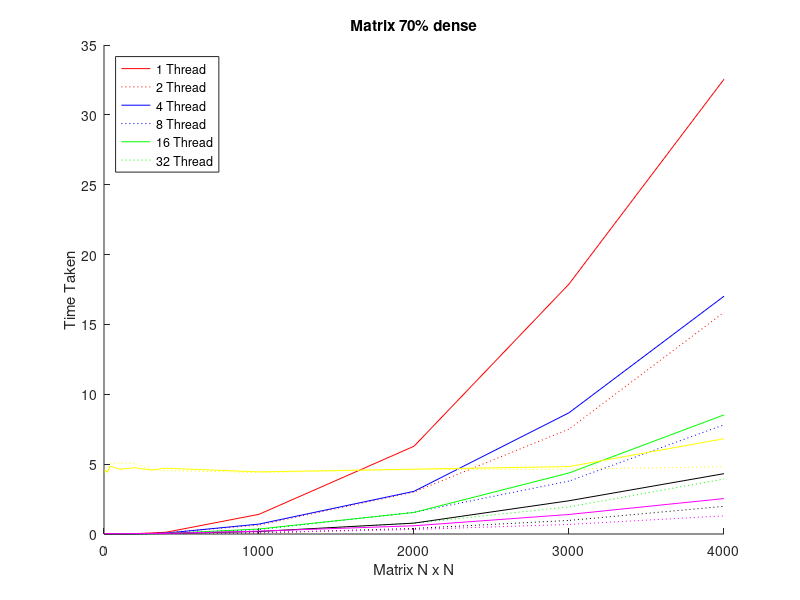
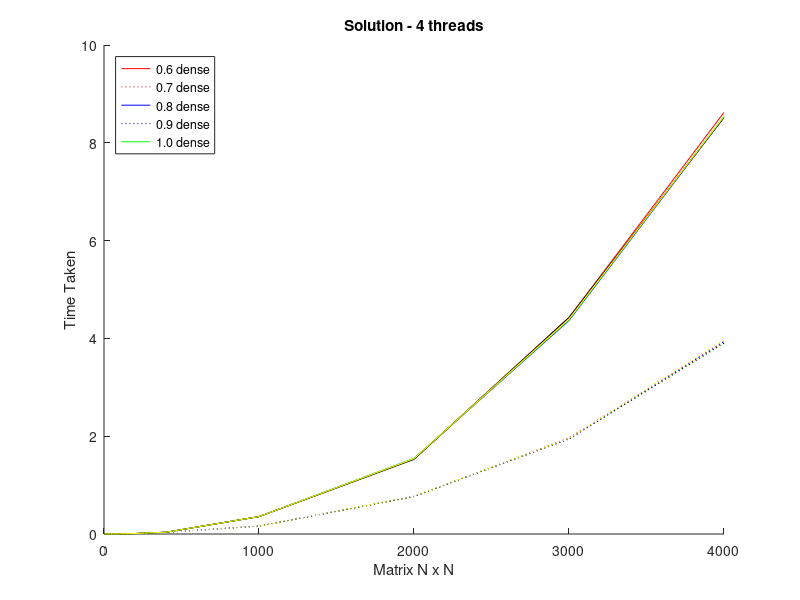

Reproduce these figures in MATLAB, in order.
% size iterations density threads err time err time
data = [[4  200 0.6 1 0.07229 7.5e-05 -nan  8e-05],
[4  200 0.7 1 0.06651 7.4e-05 -nan  8.1e-05],
[4  200 0.8 1 0.07969 7.4e-05 -nan  8.1e-05],
[4  200 0.9 1 0.08314 7.4e-05 -nan  8e-05],
[4  200 1 1 0.1609  7.5e-05 -nan  8.1e-05],
[4  200 0.6 2 0.07229 0.000512  -nan  0.000471],
[4  200 0.7 2 0.06651 0.000499  -nan  0.000472],
[4  200 0.8 2 0.07969 0.000508  -nan  0.000454],
[4  200 0.9 2 0.08314 0.000538  -nan  0.000476],
[4  200 1 2 0.1609  0.000553  -nan  0.000478],
[4  200 0.6 4 0.07229 0.000632  -nan  0.000599],
[4  200 0.7 4 0.06651 0.000633  -nan  0.000556],
[4  200 0.8 4 0.07969 0.000641  -nan  0.000551],
[4  200 0.9 4 0.08314 0.000634  -nan  0.000626],
[4  200 1 4 0.1609  0.000654  -nan  0.000567],
[4  200 0.6 8 0.07229 0.000886  -nan  0.000825],
[4  200 0.7 8 0.06651 0.0009  -nan  0.000817],
[4  200 0.8 8 0.07969 0.000947  -nan  0.000883],
[4  200 0.9 8 0.08314 0.000882  -nan  0.000816],
[4  200 1 8 0.1609  0.000895  -nan  0.000817],
[4  200 0.6 16  0.07229 4.855 -nan  4.906],
[4  200 0.7 16  0.06651 4.603 -nan  4.447],
[4  200 0.8 16  0.07969 4.652 -nan  4.683],
[4  200 0.9 16  0.08314 4.694 -nan  5.149],
[4  200 1 16  0.1609  4.926 -nan  4.624],
[4  200 0.6 32  0.07229 0.02165 -nan  0.01889],
[4  200 0.7 32  0.06651 0.02242 -nan  0.02124],
[4  200 0.8 32  0.07969 0.0225  -nan  0.01965],
[4  200 0.9 32  0.08314 0.0225  -nan  0.02174],
[4  200 1 32  0.1609  0.02398 -nan  0.01932],
[20 200 0.6 1 0.01324 0.000383  -nan  0.000399],
[20 200 0.7 1 0.01585 0.000381  -nan  0.000385],
[20 200 0.8 1 0.01853 0.000381  -nan  0.000391],
[20 200 0.9 1 0.02122 0.000378  -nan  0.000387],
[20 200 1 1 0.02292 0.000381  -nan  0.000396],
[20 200 0.6 2 0.01324 0.001142  -nan  0.001167],
[20 200 0.7 2 0.01585 0.00132 -nan  0.000898],
[20 200 0.8 2 0.01853 0.00123 -nan  0.000999],
[20 200 0.9 2 0.02122 0.001302  -nan  0.000962],
[20 200 1 2 0.02292 0.001237  -nan  0.000967],
[20 200 0.6 4 0.01324 0.001399  -nan  0.001092],
[20 200 0.7 4 0.01585 0.001402  -nan  0.001351],
[20 200 0.8 4 0.01853 0.001501  -nan  0.00159],
[20 200 0.9 4 0.02122 0.001414  -nan  0.001524],
[20 200 1 4 0.02292 0.001586  -nan  0.00154],
[20 200 0.6 8 0.01324 0.001875  -nan  0.001884],
[20 200 0.7 8 0.01585 0.001719  -nan  0.001777],
[20 200 0.8 8 0.01853 0.001774  -nan  0.001709],
[20 200 0.9 8 0.02122 0.002014  -nan  0.001891],
[20 200 1 8 0.02292 0.001811  -nan  0.001839],
[20 200 0.6 16  0.01324 4.521 -nan  4.639],
[20 200 0.7 16  0.01585 4.413 -nan  4.454],
[20 200 0.8 16  0.01853 4.619 -nan  4.988],
[20 200 0.9 16  0.02122 4.822 -nan  4.294],
[20 200 1 16  0.02292 4.515 -nan  4.636],
[20 200 0.6 32  0.01324 0.02285 -nan  0.02108],
[20 200 0.7 32  0.01585 0.02199 -nan  0.02203],
[20 200 0.8 32  0.01853 0.0224  -nan  0.02279],
[20 200 0.9 32  0.02122 0.02118 -nan  0.01917],
[20 200 1 32  0.02292 0.02338 -nan  0.02068],
[40 200 0.6 1 0.01083 0.001303  -nan  0.001179],
[40 200 0.7 1 0.0114  0.001311  -nan  0.001175],
[40 200 0.8 1 0.01042 0.001302  -nan  0.001175],
[40 200 0.9 1 0.01034 0.001308  -nan  0.001176],
[40 200 1 1 0.01155 0.001306  -nan  0.001192],
[40 200 0.6 2 0.01083 0.002319  -nan  0.001472],
[40 200 0.7 2 0.0114  0.002324  -nan  0.001481],
[40 200 0.8 2 0.01042 0.002336  -nan  0.001455],
[40 200 0.9 2 0.01034 0.002361  -nan  0.001454],
[40 200 1 2 0.01155 0.002302  -nan  0.001518],
[40 200 0.6 4 0.01083 0.002431  -nan  0.001552],
[40 200 0.7 4 0.0114  0.002406  -nan  0.001602],
[40 200 0.8 4 0.01042 0.002421  -nan  0.001577],
[40 200 0.9 4 0.01034 0.002489  -nan  0.00145],
[40 200 1 4 0.01155 0.002433  -nan  0.001614],
[40 200 0.6 8 0.01083 0.002869  -nan  0.001633],
[40 200 0.7 8 0.0114  0.002859  -nan  0.001647],
[40 200 0.8 8 0.01042 0.0029  -nan  0.001714],
[40 200 0.9 8 0.01034 0.002833  -nan  0.001757],
[40 200 1 8 0.01155 0.00288 -nan  0.001726],
[40 200 0.6 16  0.01083 4.874 -nan  4.754],
[40 200 0.7 16  0.0114  4.861 -nan  5.045],
[40 200 0.8 16  0.01042 4.778 -nan  5.055],
[40 200 0.9 16  0.01034 4.855 -nan  5.089],
[40 200 1 16  0.01155 4.699 -nan  5.185],
[40 200 0.6 32  0.01083 0.0228  -nan  0.02331],
[40 200 0.7 32  0.0114  0.02206 -nan  0.02211],
[40 200 0.8 32  0.01042 0.022 -nan  0.02132],
[40 200 0.9 32  0.01034 0.02279 -nan  0.02236],
[40 200 1 32  0.01155 0.02349 -nan  0.02067],
[100  200 0.6 1 0.003602  0.007484  -nan  0.006299],
[100  200 0.7 1 0.003372  0.007421  -nan  0.006315],
[100  200 0.8 1 0.003623  0.007434  -nan  0.006305],
[100  200 0.9 1 0.004197  0.007514  -nan  0.006316],
[100  200 1 1 0.004364  0.007443  -nan  0.006259],
[100  200 0.6 2 0.003602  0.004547  -nan  0.004022],
[100  200 0.7 2 0.003372  0.004561  -nan  0.003856],
[100  200 0.8 2 0.003623  0.004551  -nan  0.003957],
[100  200 0.9 2 0.004197  0.004568  -nan  0.004039],
[100  200 1 2 0.004364  0.004562  -nan  0.004057],
[100  200 0.6 4 0.003602  0.003421  -nan  0.00295],
[100  200 0.7 4 0.003372  0.003528  -nan  0.002773],
[100  200 0.8 4 0.003623  0.003397  -nan  0.002558],
[100  200 0.9 4 0.004197  0.003553  -nan  0.002561],
[100  200 1 4 0.004364  0.003655  -nan  0.002966],
[100  200 0.6 8 0.003602  0.003048  -nan  0.002273],
[100  200 0.7 8 0.003372  0.003167  -nan  0.002768],
[100  200 0.8 8 0.003623  0.003056  -nan  0.002401],
[100  200 0.9 8 0.004197  0.003141  -nan  0.002626],
[100  200 1 8 0.004364  0.003204  -nan  0.002621],
[100  200 0.6 16  0.003602  4.637 -nan  4.864],
[100  200 0.7 16  0.003372  4.638 -nan  5.088],
[100  200 0.8 16  0.003623  4.627 -nan  4.526],
[100  200 0.9 16  0.004197  4.662 -nan  4.762],
[100  200 1 16  0.004364  4.535 -nan  5.003],
[100  200 0.6 32  0.003602  0.02053 -nan  0.0233],
[100  200 0.7 32  0.003372  0.02096 -nan  0.01951],
[100  200 0.8 32  0.003623  0.02225 -nan  0.02117],
[100  200 0.9 32  0.004197  0.02285 -nan  0.02269],
[100  200 1 32  0.004364  0.0209  -nan  0.02039],
[200  200 0.6 1 0.002087  0.02891 -nan  0.02392],
[200  200 0.7 1 0.002005  0.02885 -nan  0.02381],
[200  200 0.8 1 0.00211 0.02907 -nan  0.02427],
[200  200 0.9 1 0.002212  0.02889 -nan  0.02393],
[200  200 1 1 0.002215  0.02898 -nan  0.02423],
[200  200 0.6 2 0.002087  0.01548 -nan  0.01283],
[200  200 0.7 2 0.002005  0.01546 -nan  0.01284],
[200  200 0.8 2 0.00211 0.01549 -nan  0.01285],
[200  200 0.9 2 0.002212  0.01548 -nan  0.01291],
[200  200 1 2 0.002215  0.01542 -nan  0.0128],
[200  200 0.6 4 0.002087  0.009992  -nan  0.008571],
[200  200 0.7 4 0.002005  0.008888  -nan  0.007561],
[200  200 0.8 4 0.00211 0.009703  -nan  0.008077],
[200  200 0.9 4 0.002212  0.009237  -nan  0.007519],
[200  200 1 4 0.002215  0.009501  -nan  0.00899],
[200  200 0.6 8 0.002087  0.009013  -nan  0.007646],
[200  200 0.7 8 0.002005  0.009369  -nan  0.008468],
[200  200 0.8 8 0.00211 0.009166  -nan  0.008498],
[200  200 0.9 8 0.002212  0.009024  -nan  0.00852],
[200  200 1 8 0.002215  0.008929  -nan  0.008225],
[200  200 0.6 16  0.002087  4.444 -nan  4.363],
[200  200 0.7 16  0.002005  4.745 -nan  5.068],
[200  200 0.8 16  0.00211 4.748 -nan  4.75],
[200  200 0.9 16  0.002212  4.938 -nan  4.956],
[200  200 1 16  0.002215  4.643 -nan  4.759],
[200  200 0.6 32  0.002087  0.03288 -nan  0.02607],
[200  200 0.7 32  0.002005  0.02847 -nan  0.02754],
[200  200 0.8 32  0.00211 0.02837 -nan  0.02475],
[200  200 0.9 32  0.002212  0.0277  -nan  0.02493],
[200  200 1 32  0.002215  0.02858 -nan  0.02701],
[300  200 0.6 1 0.001251  0.06933 -nan  0.05497],
[300  200 0.7 1 0.001345  0.0694  -nan  0.05509],
[300  200 0.8 1 0.001408  0.06917 -nan  0.05468],
[300  200 0.9 1 0.00147 0.06914 -nan  0.05502],
[300  200 1 1 0.001625  0.06911 -nan  0.05504],
[300  200 0.6 2 0.001251  0.03518 -nan  0.02998],
[300  200 0.7 2 0.001345  0.03515 -nan  0.02924],
[300  200 0.8 2 0.001408  0.03517 -nan  0.02986],
[300  200 0.9 2 0.00147 0.03501 -nan  0.03022],
[300  200 1 2 0.001625  0.03499 -nan  0.02966],
[300  200 0.6 4 0.001251  0.02499 -nan  0.02236],
[300  200 0.7 4 0.001345  0.02489 -nan  0.0221],
[300  200 0.8 4 0.001408  0.0246  -nan  0.02114],
[300  200 0.9 4 0.00147 0.02453 -nan  0.02274],
[300  200 1 4 0.001625  0.02534 -nan  0.02127],
[300  200 0.6 8 0.001251  0.02463 -nan  0.02397],
[300  200 0.7 8 0.001345  0.02491 -nan  0.02209],
[300  200 0.8 8 0.001408  0.0252  -nan  0.02259],
[300  200 0.9 8 0.00147 0.02467 -nan  0.02346],
[300  200 1 8 0.001625  0.02514 -nan  0.02221],
[300  200 0.6 16  0.001251  4.762 -nan  4.975],
[300  200 0.7 16  0.001345  4.585 -nan  4.59],
[300  200 0.8 16  0.001408  4.989 -nan  5.135],
[300  200 0.9 16  0.00147 4.681 -nan  4.724],
[300  200 1 16  0.001625  4.887 -nan  4.947],
[300  200 0.6 32  0.001251  0.03887 -nan  0.03486],
[300  200 0.7 32  0.001345  0.03915 -nan  0.03433],
[300  200 0.8 32  0.001408  0.03628 -nan  0.03446],
[300  200 0.9 32  0.00147 0.03718 -nan  0.03456],
[300  200 1 32  0.001625  0.03873 -nan  0.03451],
[400  200 0.6 1 0.0008838 0.1243  -nan  0.09919],
[400  200 0.7 1 0.000969  0.1247  -nan  0.09925],
[400  200 0.8 1 0.001036  0.1243  -nan  0.09873],
[400  200 0.9 1 0.001059  0.1247  -nan  0.0994],
[400  200 1 1 0.001239  0.1244  -nan  0.09905],
[400  200 0.6 2 0.0008838 0.06385 -nan  0.05205],
[400  200 0.7 2 0.000969  0.06406 -nan  0.05532],
[400  200 0.8 2 0.001036  0.06392 -nan  0.05294],
[400  200 0.9 2 0.001059  0.0639  -nan  0.0535],
[400  200 1 2 0.001239  0.06388 -nan  0.05291],
[400  200 0.6 4 0.0008838 0.0361  -nan  0.03445],
[400  200 0.7 4 0.000969  0.03603 -nan  0.03461],
[400  200 0.8 4 0.001036  0.0361  -nan  0.0344],
[400  200 0.9 4 0.001059  0.03603 -nan  0.03395],
[400  200 1 4 0.001239  0.03611 -nan  0.03418],
[400  200 0.6 8 0.0008838 0.0319  -nan  0.03213],
[400  200 0.7 8 0.000969  0.03229 -nan  0.03102],
[400  200 0.8 8 0.001036  0.03173 -nan  0.03099],
[400  200 0.9 8 0.001059  0.03196 -nan  0.02976],
[400  200 1 8 0.001239  0.03217 -nan  0.03156],
[400  200 0.6 16  0.0008838 4.383 -nan  4.394],
[400  200 0.7 16  0.000969  4.705 -nan  4.546],
[400  200 0.8 16  0.001036  4.477 -nan  4.632],
[400  200 0.9 16  0.001059  4.56  -nan  4.574],
[400  200 1 16  0.001239  4.636 -nan  4.271],
[400  200 0.6 32  0.0008838 0.0426  -nan  0.03948],
[400  200 0.7 32  0.000969  0.04449 -nan  0.04163],
[400  200 0.8 32  0.001036  0.04251 -nan  0.04141],
[400  200 0.9 32  0.001059  0.04232 -nan  0.04133],
[400  200 1 32  0.001239  0.04437 -nan  0.04121],
[1000 200 0.6 1 0.0003661 1.41  -nan  0.6399],
[1000 200 0.7 1 0.0003977 1.409 -nan  0.6395],
[1000 200 0.8 1 0.0004102 1.411 -nan  0.6397],
[1000 200 0.9 1 0.0004277 1.411 -nan  0.6397],
[1000 200 1 1 0.0004714 1.409 -nan  0.6398],
[1000 200 0.6 2 0.0003661 0.7092  -nan  0.322],
[1000 200 0.7 2 0.0003977 0.7099  -nan  0.3219],
[1000 200 0.8 2 0.0004102 0.7093  -nan  0.322],
[1000 200 0.9 2 0.0004277 0.711 -nan  0.322],
[1000 200 1 2 0.0004714 0.7098  -nan  0.322],
[1000 200 0.6 4 0.0003661 0.3556  -nan  0.1615],
[1000 200 0.7 4 0.0003977 0.3559  -nan  0.1616],
[1000 200 0.8 4 0.0004102 0.3558  -nan  0.1617],
[1000 200 0.9 4 0.0004277 0.3559  -nan  0.1615],
[1000 200 1 4 0.0004714 0.3559  -nan  0.1616],
[1000 200 0.6 8 0.0003661 0.1792  -nan  0.08127],
[1000 200 0.7 8 0.0003977 0.1793  -nan  0.08135],
[1000 200 0.8 8 0.0004102 0.1793  -nan  0.08132],
[1000 200 0.9 8 0.0004277 0.1791  -nan  0.08131],
[1000 200 1 8 0.0004714 0.1793  -nan  0.08117],
[1000 200 0.6 16  0.0003661 4.565 -nan  4.742],
[1000 200 0.7 16  0.0003977 4.447 -nan  4.397],
[1000 200 0.8 16  0.0004102 4.824 -nan  4.728],
[1000 200 0.9 16  0.0004277 4.359 -nan  4.667],
[1000 200 1 16  0.0004714 4.475 -nan  4.422],
[1000 200 0.6 32  0.0003661 0.1807  -nan  0.1053],
[1000 200 0.7 32  0.0003977 0.205 -nan  0.1038],
[1000 200 0.8 32  0.0004102 0.1972  -nan  0.1094],
[1000 200 0.9 32  0.0004277 0.1916  -nan  0.1061],
[1000 200 1 32  0.0004714 0.1936  -nan  0.109],
[2000 200 0.6 1 0.0001825 6.275 -nan  2.991],
[2000 200 0.7 1 0.0002033 6.281 -nan  3.003],
[2000 200 0.8 1 0.0002121 6.255 -nan  3.034],
[2000 200 0.9 1 0.0002227 6.285 -nan  3.032],
[2000 200 1 1 0.0002348 6.248 -nan  2.995],
[2000 200 0.6 2 0.0001825 3.088 -nan  1.523],
[2000 200 0.7 2 0.0002033 3.055 -nan  1.551],
[2000 200 0.8 2 0.0002121 3.047 -nan  1.528],
[2000 200 0.9 2 0.0002227 3.074 -nan  1.515],
[2000 200 1 2 0.0002348 3.038 -nan  1.494],
[2000 200 0.6 4 0.0001825 1.532 -nan  0.7634],
[2000 200 0.7 4 0.0002033 1.543 -nan  0.7725],
[2000 200 0.8 4 0.0002121 1.545 -nan  0.772],
[2000 200 0.9 4 0.0002227 1.527 -nan  0.7657],
[2000 200 1 4 0.0002348 1.541 -nan  0.7733],
[2000 200 0.6 8 0.0001825 0.7748  -nan  0.3992],
[2000 200 0.7 8 0.0002033 0.7792  -nan  0.3975],
[2000 200 0.8 8 0.0002121 0.7747  -nan  0.3918],
[2000 200 0.9 8 0.0002227 0.7707  -nan  0.384],
[2000 200 1 8 0.0002348 0.7733  -nan  0.3897],
[2000 200 0.6 16  0.0001825 4.412 -nan  4.416],
[2000 200 0.7 16  0.0002033 4.64  -nan  4.618],
[2000 200 0.8 16  0.0002121 4.528 -nan  4.47],
[2000 200 0.9 16  0.0002227 4.984 -nan  5.079],
[2000 200 1 16  0.0002348 4.435 -nan  4.434],
[2000 200 0.6 32  0.0001825 0.583 -nan  0.3214],
[2000 200 0.7 32  0.0002033 0.5889  -nan  0.3254],
[2000 200 0.8 32  0.0002121 0.594 -nan  0.3305],
[2000 200 0.9 32  0.0002227 0.5689  -nan  0.3237],
[2000 200 1 32  0.0002348 0.5825  -nan  0.332],
[3000 200 0.6 1 0.0001212 17.81 -nan  7.555],
[3000 200 0.7 1 0.0001345 17.89 -nan  7.508],
[3000 200 0.8 1 0.0001387 17.89 -nan  7.65],
[3000 200 0.9 1 0.000148  17.91 -nan  7.57],
[3000 200 1 1 0.0001584 18.04 -nan  7.654],
[3000 200 0.6 2 0.0001212 8.693 -nan  3.851],
[3000 200 0.7 2 0.0001345 8.678 -nan  3.788],
[3000 200 0.8 2 0.0001387 8.718 -nan  3.835],
[3000 200 0.9 2 0.000148  8.68  -nan  3.799],
[3000 200 1 2 0.0001584 8.627 -nan  3.794],
[3000 200 0.6 4 0.0001212 4.426 -nan  1.967],
[3000 200 0.7 4 0.0001345 4.367 -nan  1.94],
[3000 200 0.8 4 0.0001387 4.383 -nan  1.952],
[3000 200 0.9 4 0.000148  4.429 -nan  1.946],
[3000 200 1 4 0.0001584 4.395 -nan  1.953],
[3000 200 0.6 8 0.0001212 2.325 -nan  0.9794],
[3000 200 0.7 8 0.0001345 2.38  -nan  0.9718],
[3000 200 0.8 8 0.0001387 2.33  -nan  0.981],
[3000 200 0.9 8 0.000148  2.351 -nan  0.9648],
[3000 200 1 8 0.0001584 2.366 -nan  0.9942],
[3000 200 0.6 16  0.0001212 4.853 -nan  4.701],
[3000 200 0.7 16  0.0001345 4.826 -nan  4.638],
[3000 200 0.8 16  0.0001387 4.418 -nan  4.484],
[3000 200 0.9 16  0.000148  4.848 -nan  4.686],
[3000 200 1 16  0.0001584 5.112 -nan  4.669],
[3000 200 0.6 32  0.0001212 1.337 -nan  0.7268],
[3000 200 0.7 32  0.0001345 1.398 -nan  0.6868],
[3000 200 0.8 32  0.0001387 1.356 -nan  0.5785],
[3000 200 0.9 32  0.000148  1.404 -nan  0.68],
[3000 200 1 32  0.0001584 1.344 -nan  0.6941],
[4000 200 0.6 1 9.203e-05 32.5  -nan  16.01],
[4000 200 0.7 1 9.856e-05 32.55 -nan  15.87],
[4000 200 0.8 1 0.0001061 32.5  -nan  15.85],
[4000 200 0.9 1 0.0001141 32.5  -nan  15.88],
[4000 200 1 1 0.0001185 32.47 -nan  15.87],
[4000 200 0.6 2 9.203e-05 17.02 -nan  7.835],
[4000 200 0.7 2 9.856e-05 17.02 -nan  7.817],
[4000 200 0.8 2 0.0001061 16.82 -nan  7.727],
[4000 200 0.9 2 0.0001141 17.4  -nan  7.816],
[4000 200 1 2 0.0001185 17.01 -nan  7.772],
[4000 200 0.6 4 9.203e-05 8.621 -nan  3.94],
[4000 200 0.7 4 9.856e-05 8.525 -nan  3.935],
[4000 200 0.8 4 0.0001061 8.545 -nan  3.902],
[4000 200 0.9 4 0.0001141 8.518 -nan  3.904],
[4000 200 1 4 0.0001185 8.539 -nan  3.983],
[4000 200 0.6 8 9.203e-05 4.311 -nan  2.007],
[4000 200 0.7 8 9.856e-05 4.318 -nan  1.98],
[4000 200 0.8 8 0.0001061 4.309 -nan  1.979],
[4000 200 0.9 8 0.0001141 4.295 -nan  1.966],
[4000 200 1 8 0.0001185 4.345 -nan  1.964],
[4000 200 0.6 16  9.203e-05 5.554 -nan  5.061],
[4000  200 0.6 16  9.203e-05 5.994 -nan  5.099],
[4000  200 0.7 16  9.856e-05 6.819 -nan  4.818],
[4000  200 0.8 16  0.0001061 5.782 -nan  4.552],
[4000  200 0.9 16  0.0001141 5.623 -nan  4.964],
[4000  200 1 16  0.0001185 5.648 -nan  4.414],
[4000  200 0.6 32  9.203e-05 2.488 -nan  1.328],
[4000  200 0.7 32  9.856e-05 2.536 -nan  1.298],
[4000  200 0.8 32  0.0001061 2.625 -nan  1.325],
[4000  200 0.9 32  0.0001141 2.602 -nan  1.288],
[4000  200 1 32  0.0001185 2.595 -nan  1.236]];

% fixed density (0.7)
rd = (data(:,3) == 0.7);
colors = ['r' 'b' 'g' 'k' 'y' 'm'];
threads = [1 2 4 8 16 32];

figure;
hold on;
for i=1:length(threads)
  rdx = (data(:, 4) == threads(i)) & rd;
  y = data(rdx, 1); % matrix size
  z1 = data(rdx, 6); % time taken
  z2 = data(rdx, 8); % time taken
  plot(y, z1, colors(i), y, z2, [':' colors(i)]);
end
hold off;
legend('1 Thread', '2 Thread', '4 Thread', '8 Thread', '16 Thread', '32 Thread', 'Location', 'NorthWest');
xlabel('Matrix N x N');
ylabel('Time Taken');
title('Matrix 70% dense');

% Fixed Threads (4) vary density
rd = (data(:,4) == 4);
density = 0.6:0.1:1.0;

figure;
hold on;
for i=1:length(density)
  rdx = (data(:, 3) == density(i)) & rd;
  y = data(rdx, 1); % matrix size
  z1 = data(rdx, 6); % time taken
  z2 = data(rdx, 8); % time taken
  plot(y, z1, colors(i), y, z2, [':' colors(i)]);
end
hold off;
legend('0.6 dense', '0.7 dense', '0.8 dense', '0.9 dense', '1.0 dense', 'Location', 'NorthWest');
xlabel('Matrix N x N');
ylabel('Time Taken');
title('Solution - 4 threads');
